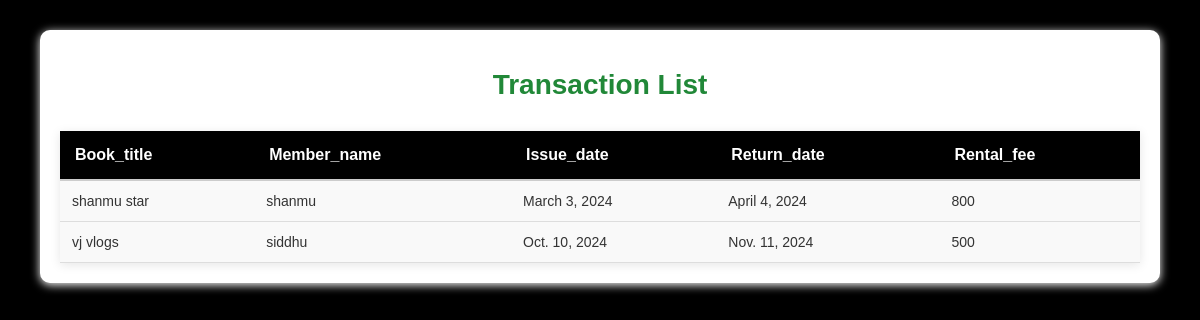
Screenshot of /transactions/transactionlist/ with the database file from the repository.
### transactions/models.py (models this page shows)
class transaction(models.Model):
    Book_title = models.CharField(max_length=100)
    Member_name = models.CharField(max_length=100)
    Issue_date = models.DateField()
    Return_date = models.DateField()
    Rental_fee = models.IntegerField()
    def __str__(self):
        return self.Book_title

### transactions/views.py (the view)
# urls.py: path('transactionlist/', TransactionListView.as_view()),
class TransactionListView(View):
    def get(self, request):
        data = {"transactionlist": transaction.objects.all()}
        print(data)  # Optional: For debugging
        return render(request, 'transactionlist.html', data)

### Frontend/templates/transactionlist.html (shortened to what this page needs)
{% block content %}
<div class="container">
    <h1>Transaction List</h1>
    <table>
        <tr>
            <th>Book_title</th>
            <th>Member_name</th>
            <th>Issue_date</th>
            <th>Return_date</th>
            <th>Rental_fee</th>
        </tr>
        {% for i in transactionlist %}
        <tr>
            <td>{{ i.Book_title }}</td>
            <td>{{ i.Member_name }}</td>
            <td>{{ i.Issue_date }}</td>
            <td>{{ i.Return_date }}</td>
            <td>{{ i.Rental_fee }}</td>
        </tr>
        {% endfor %}
    </table>
</div>
{% endblock %}

### Frontend/templates/transactionlist.html (style rules this page uses)
.container { width: 90%; margin: 30px auto; background-color: white; padding: 20px; border-radius: 10px; box-shadow: 0 2px 10px white; }
h1 { color: #218838; text-align: center; font-size: 28px; margin-bottom: 30px; }
table { width: 100%; margin: 0 auto; border-collapse: collapse; background-color: #f9f9f9; box-shadow: 0px 2px 10px rgba(0, 0, 0, 0.1); }
th { background-color: black; color: white; padding: 15px; text-align: left; font-size: 16px; border-bottom: 2px solid #ccc; }
td { padding: 12px; border-bottom: 1px solid #ddd; font-size: 14px; color: #333; }

### rows the page displays
transaction: Book_title "shanmu star", Member_name "shanmu", Issue_date "March 3, 2024", Return_date "April 4, 2024", Rental_fee "800"
transaction: Book_title "vj vlogs", Member_name "siddhu", Issue_date "Oct. 10, 2024", Return_date "Nov. 11, 2024", Rental_fee "500"
